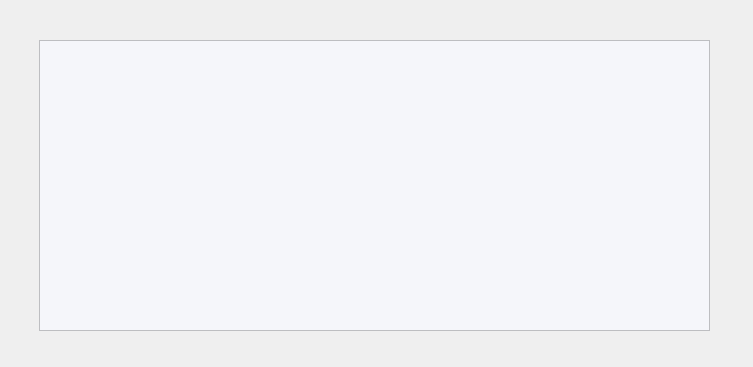
<?xml version="1.0" encoding="UTF-8"?>
<ui version="4.0">
 <class>CartPage</class>
 <widget class="QDialog" name="CartPage">
  <property name="geometry">
   <rect>
    <x>0</x>
    <y>0</y>
    <width>753</width>
    <height>367</height>
   </rect>
  </property>
  <property name="windowTitle">
   <string>Dialog</string>
  </property>
  <property name="styleSheet">
   <string notr="true">/* Main Window */
QWidget#mainWindow {
    background-color: #ffffff;
}

/* Header &amp; Breadcrumbs */
QLabel#breadcrumb {
    color: #888888;
    font-size: 11px;
}

/* Page Title */
QLabel#cartTitle {
    font-size: 24px;
    font-weight: bold;
    color: #000000;
    margin-top: 10px;
}

/* Progress Tracker Bar */
QProgressBar#cartProgress {
    border: 1px solid #e0e0e0;
    background-color: #f5f5f5;
    height: 6px;
    text-align: center;
}

QProgressBar#cartProgress::chunk {
    background-color: #4b49ff; /* The signature blue */
    width: 20px;
}

/* Cart Table Headers */
QLabel#columnHeader {
    color: #000000;
    font-weight: bold;
    font-size: 13px;
    border-bottom: 1px solid #eeeeee;
    padding-bottom: 5px;
}

/* Item Frame */
QFrame#itemRow {
    border-bottom: 1px solid #f0f0f0;
    padding: 15px 0px;
}

/* Product Image Placeholder */
QLabel#productImg {
    background-color: #f7f7f7;
    border-radius: 4px;
}

/* Checkout Section */
QFrame#footer {
    background-color: #ffffff;
    border-top: 2px solid #f0f0f0;
}

QPushButton#checkoutBtn {
    background-color: #3b3bc4;
    color: white;
    font-weight: bold;
    font-size: 14px;
    padding: 12px 40px;
    border-radius: 2px;
}

QPushButton#checkoutBtn:hover {
    background-color: #2a2a9e;
}
QPushButton#checkoutBtn {
    background-color: #3b3bc4;
    color: white;
    border-radius: 2px;
    padding: 12px;
}</string>
  </property>
  <widget class="QScrollArea" name="scrollArea">
   <property name="geometry">
    <rect>
     <x>39</x>
     <y>40</y>
     <width>671</width>
     <height>291</height>
    </rect>
   </property>
   <property name="styleSheet">
    <string notr="true">QWidget {
    background-color: #f5f6fa;
    font-family: Segoe UI;
    font-size: 13px;
    color: #2d3436;
}
QTableWidget {
    background-color: white;
    border: none;
    border-radius: 8px;
    gridline-color: #f0f0f0;
}
QTableWidget::item {
    padding: 10px 8px;
    border-bottom: 1px solid #f0f0f0;
    color: #2d3436;
}
QTableWidget::item:selected {
    background-color: #e8f4fd;
    color: #2d3436;
}
QHeaderView::section {
    background-color: #2d3436;
    color: white;
    padding: 12px 8px;
    font-weight: bold;
    font-size: 13px;
    border: none;
}
QPushButton {
    padding: 10px 20px;
    border-radius: 6px;
    font-weight: bold;
    font-size: 13px;
    border: none;
}
QPushButton#m_checkoutBtn {
    background-color: #00b894;
    color: white;
}
QPushButton#m_checkoutBtn:hover {
    background-color: #00a381;
}
QPushButton#m_removeBtn {
    background-color: #d63031;
    color: white;
}
QPushButton#m_removeBtn:hover {
    background-color: #c0392b;
}
QPushButton#m_updateBtn {
    background-color: #fdcb6e;
    color: #2d3436;
}
QPushButton#m_updateBtn:hover {
    background-color: #f9b324;
}
QPushButton#m_backBtn {
    background-color: white;
    color: #2d3436;
    border: 2px solid #dfe6e9;
}
QPushButton#m_backBtn:hover {
    background-color: #f5f6fa;
}
QPushButton#m_historyBtn {
    background-color: #6c5ce7;
    color: white;
}
QPushButton#m_historyBtn:hover {
    background-color: #5f4dd0;
}
QLabel#m_totalLabel {
    background-color: white;
    border-radius: 8px;
    padding: 12px 20px;
    font-size: 16px;
    font-weight: bold;
    color: #00b894;
}</string>
   </property>
   <property name="widgetResizable">
    <bool>true</bool>
   </property>
   <widget class="QWidget" name="scrollAreaWidgetContents">
    <property name="geometry">
     <rect>
      <x>0</x>
      <y>0</y>
      <width>669</width>
      <height>289</height>
     </rect>
    </property>
   </widget>
  </widget>
 </widget>
 <resources/>
 <connections/>
</ui>
